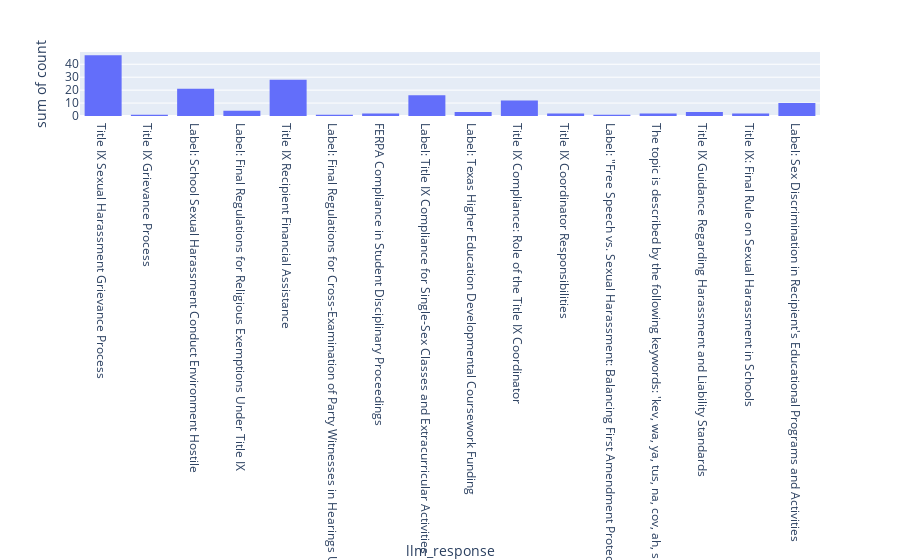

Notebook code for this chart:
### Code cell
import plotly.express as px
fig = px.histogram(cali_df, x="llm_response", y="count", height=800)
fig.show()

### Figure 1 — Plotly figure (JSON) as saved in the notebook; plotly's stock layout.template omitted (floating-point values rounded to 4 significant figures)
{"data": [{"alignmentgroup": "True", "bingroup": "x", "histfunc": "sum", "hovertemplate": "llm_response=%{x}<br>sum of count=%{y}<extra></extra>", "legendgroup": "", "marker": {"color": "#636efa", "pattern": {"shape": ""}}, "name": "", "offsetgroup": "", "orientation": "v", "showlegend": false, "type": "histogram", "x": ["Title IX Sexual Harassment Grievance Process", "Title IX Grievance Process", "Label: School Sexual Harassment Conduct Environment Hostile", "Label: Final Regulations for Religious Exemptions Under Title IX", "Title IX Recipient Financial Assistance", "Label: Final Regulations for Cross-Examination of Party Witnesses in Hearings Under Title IX", "FERPA Compliance in Student Disciplinary Proceedings", "Label: Title IX Compliance for Single-Sex Classes and Extracurricular Activities", "Label: Texas Higher Education Developmental Coursework Funding", "Title IX Compliance: Role of the Title IX Coordinator", "Title IX Coordinator Responsibilities", "Label: \"Free Speech vs. Sexual Harassment: Balancing First Amendment Protection and Non-Discrimination Requirements\"", "The topic is described by the following keywords: 'kev, wa, ya, tus, na, cov, ah, siab, si, ng'.\n\n        Based on the information about the topic above, please create a", "Title IX Guidance Regarding Harassment and Liability Standards", "Title IX: Final Rule on Sexual Harassment in Schools", "Label: Sex Discrimination in Recipient's Educational Programs and Activities"], "xaxis": "x", "y": [47, 1, 21, 4, 28, 1, 2, 16, 3, 12, 2, 1, 2, 3, 2, 10], "yaxis": "y"}], "layout": {"autosize": true, "barmode": "relative", "legend": {"tracegroupgap": 0}, "margin": {"t": 60}, "xaxis": {"anchor": "y", "autorange": true, "domain": [0, 1], "range": [-0.5, 15.5], "title": {"text": "llm_response"}, "type": "category"}, "yaxis": {"anchor": "x", "autorange": true, "domain": [0, 1], "range": [0, 49.47], "title": {"text": "sum of count"}, "type": "linear"}}}
